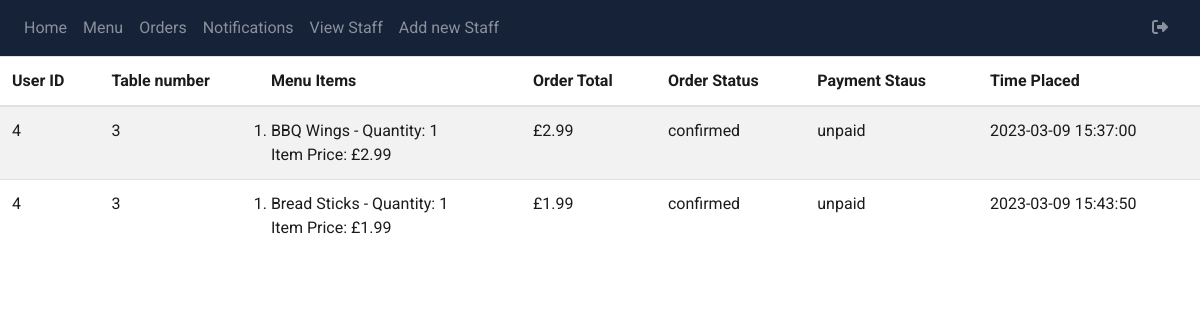
The app's page /manager/view-orders (signed in), older data.
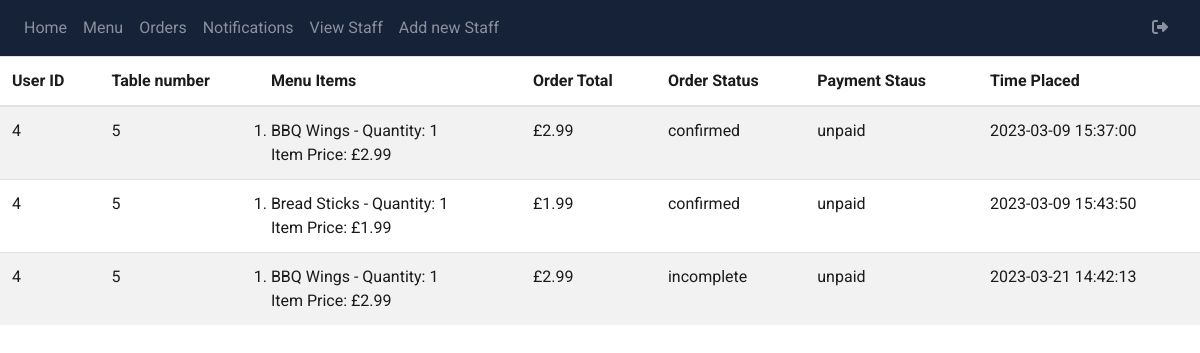
The same page, newer data.
### packages/models.py (models this page shows, shortened)
class Order(db.Model):
    __tablename__ = "orders"
    id = db.Column(db.Integer, primary_key = True)
    user_id = db.Column(db.Integer, db.ForeignKey('users.id'))
    order_menu_items = db.relationship("OrderMenuItem", backref = "order", lazy = "dynamic")
    order_total = db.Column(db.Float, nullable = False, default = 0)
    status = db.Column(db.Enum('confirmed', 'incomplete', name='order_status'), nullable = False, default = 'incomplete')
    payment_status = db.Column(db.Enum('paid', 'unpaid', name='payment_status'), nullable = False, default = 'unpaid')
    delivery_status = db.Column(db.Enum('waiting', 'preparing', 'ready', 'otw', 'delivered', name='delivery_status'), nullable = False, default = 'waiting')
    time_placed = db.Column(db.DateTime, nullable=False, default=datetime.utcnow())

class User(db.Model):
    __tablename__ = "users"
    id = db.Column(db.Integer, primary_key = True, autoincrement = True)
    username = db.Column(db.String(100), unique = True, nullable = False)
    password = db.Column(db.String(1000), nullable = False)
    user_type = db.Column(db.Enum('customer', 'waiter', 'kitchen_staff','admin', name='user_type'), nullable = False)
    table_number = db.Column(db.Integer)
    table_number_start = db.Column(db.Integer)
    table_number_end = db.Column(db.Integer)

class MenuItem(db.Model):
    __tablename__ = "menu_items"
    id = db.Column(db.Integer, primary_key=True, autoincrement=True)
    name = db.Column(db.String(100), nullable=False)
    price = db.Column(db.Float, nullable=False)
    description = db.Column(db.String(300))
    ingredients = db.relationship("Ingredient", secondary=menu_item_ingredient, lazy="dynamic")
    calories = db.Column(db.Integer)
    type = db.Column(db.Enum('starters', 'mains', 'sides', 'desserts', 'drinks', name='MenuItem_type'), nullable=False)
    picture = db.Column(db.String(200), nullable=True)
    featured = db.Column(db.Boolean, default=False, nullable=True)

class OrderMenuItem(db.Model):
    __tablename__ = "order_menu_item"
    id = db.Column(db.Integer, primary_key = True, autoincrement = True)
    order_id = db.Column(db.Integer, db.ForeignKey("orders.id"), nullable = False)
    menu_item_id = db.Column(db.Integer, db.ForeignKey("menu_items.id"), nullable = False)
    quantity = db.Column(db.Integer, nullable = False, default = 1)
    item_price = db.Column(db.Float, nullable = False, default = 0)

### admin/admin.py (the view)
@admin.route('view-orders')
@admin_required
def viewOrders():
    orders = Order.query.all()
    menu_items = MenuItem.query.all()
    users = User.query.all()
    return render_template('admin-view-order.html', orders = orders, menu_items = menu_items, users = users)

### admin/static/functions/admin_functions.py (called while the page is built, shortened)
def admin_required(func):
    @functools.wraps(func)
    def wrapper(*args, **kwargs):
        return func(*args, **kwargs)
    return wrapper

### admin/templates/admin-view-order.html
{% extends "base.html" %} {% block title %}Display all Orders{% endblock %}
{% block content %}
<link rel="stylesheet" href="./static/style/admin.css">
<div class = "view-orders">
<div class="orders">
<table class="table table-striped">
  <thead>
    <tr>
      <th>User ID</th>
      <th>Table number</th>
      <th>Menu Items</th>
      <th>Order Total</th>
      <th>Order Status</th>
      <th>Payment Staus</th>
      <th>Time Placed</th>
    </tr>
  </thead>
  <tbody>
    {% for item in orders %}
      <tr>
        <td>{{ item.user_id }}</td>
        <td>
          {% for user in users %}
            {% if user.id == item.user_id %}
              {{ user.table_number }}
            {% endif %}
          {% endfor %}
        </td>
        <td>
            <ol>
            {% for order_menu_item in item.order_menu_items %}
              {% for menu_item in menu_items %}
                {% if order_menu_item.menu_item_id == menu_item.id %}
                    <li>
                      {{menu_item.name}} - Quantity: {{order_menu_item.quantity}}
                    <br> Item Price: £{{order_menu_item.item_price}}
                    </li>
                {% endif %}
              {% endfor %}
            {% endfor %}
            </ol>
        </td>
        <td>£{{ item.order_total }}</td>
        <td>{{ item.status }}</td>
        <td>{{ item.payment_status }}</td>
        <td>{{ item.time_placed.strftime('%Y-%m-%d %H:%M:%S') }}</td>
      </tr>
    {% endfor %}
  </tbody>
</table>
</div>
</div>
{%endblock%}

### templates/base.html (shortened to what this page needs)
<!DOCTYPE html>
<html>
   <head>
      <link
         rel="stylesheet"
         href="https://stackpath.bootstrapcdn.com/bootstrap/4.4.1/css/bootstrap.min.css"
         />
      <link
         rel="stylesheet"
         href="https://stackpath.bootstrapcdn.com/font-awesome/4.7.0/css/font-awesome.min.css"
         />
   </head>
   <body>
      <nav class="navbar navbar-expand-lg navbar-dark bg-dark">
         <div class="collapse navbar-collapse" id="navbar">
            {% if session['user'] == 'admin' %}
            <div class="navbar-nav w-100">
               <a class="nav-item nav-link" id="home" href="{{url_for('admin.home')}}">Home</a>
               <a class="nav-item nav-link" id="menu" href="{{url_for('admin.menu')}}">Menu</a>
               <a class="nav-item nav-link" id="cart" href="{{url_for('admin.viewOrders')}}">Orders</a>
               <a class="nav-item nav-link" id="notifications" href="{{url_for('admin.viewNotifications')}}">Notifications</a>
               <a class="nav-item nav-link" id="view-staff" href="{{url_for('admin.viewStaff')}}">View Staff</a>
               <a class="nav-item nav-link" id="add-staff" href="{{url_for('admin.addNewStaff')}}">Add new Staff</a>
               <a class="nav-item nav-link ml-auto mr-2" id="logout" href="{{url_for('logout')}}"><i class= "fa-solid fa-right-from-bracket"></i></a>
            </div>
            {% endif %}
         </div>
      </nav>
      {% block content %}
      {% endblock %}
   </body>
</html>

### admin/static/style/admin.css (style rules this page uses)
ol { padding: 0; margin: 0; }
ol li { margin-left: 0; }
.view-orders { background-repeat: no-repeat; background-size: cover; min-height: 100vh; color: #1b1b1b; }
.table-striped { color: #1b1b1b; font-family: garamond; }

### templates/base.html (style rules this page uses)
* { font-family: 'Roboto', sans-serif; }
nav.navbar { background-color: #152238 !important; }

Row changes from the older to the newer data that the page shows:
changed User: table_number "3" → "5"
added Order: user_id "4", order_total "2.99", status "incomplete", payment_status "unpaid", time_placed "2023-03-21 14:42:13", User (table_number "5"), MenuItem (name "BBQ Wings")
added OrderMenuItem: quantity "1", item_price "2.99", MenuItem (name "BBQ Wings")
